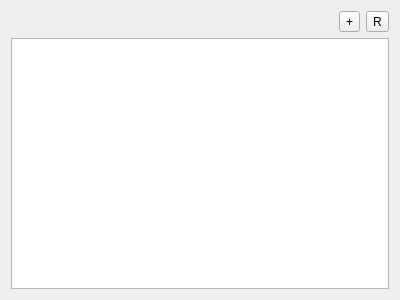
<?xml version="1.0" encoding="UTF-8"?>
<ui version="4.0">
 <class>IECDeviceManagerWidget</class>
 <widget class="QWidget" name="IECDeviceManagerWidget">
  <property name="geometry">
   <rect>
    <x>0</x>
    <y>0</y>
    <width>400</width>
    <height>300</height>
   </rect>
  </property>
  <property name="windowTitle">
   <string>Form</string>
  </property>
  <layout class="QVBoxLayout" name="verticalLayout">
   <item>
    <layout class="QHBoxLayout" name="horizontalLayout_Header">
     <item>
      <spacer name="horizontalSpacer">
       <property name="orientation">
        <enum>Qt::Orientation::Horizontal</enum>
       </property>
       <property name="sizeHint" stdset="0">
        <size>
         <width>40</width>
         <height>20</height>
        </size>
       </property>
      </spacer>
     </item>
     <item>
      <widget class="IECOperationStatusWidget" name="widget_OperationStatus" native="true"/>
     </item>
     <item>
      <widget class="QToolButton" name="toolButton_Add">
       <property name="text">
        <string>+</string>
       </property>
      </widget>
     </item>
     <item>
      <widget class="QToolButton" name="toolButton_Refresh">
       <property name="text">
        <string>R</string>
       </property>
      </widget>
     </item>
    </layout>
   </item>
   <item>
    <widget class="QListWidget" name="listWidget_Devices">
     <property name="horizontalScrollBarPolicy">
      <enum>Qt::ScrollBarPolicy::ScrollBarAlwaysOff</enum>
     </property>
    </widget>
   </item>
  </layout>
 </widget>
 <customwidgets>
  <customwidget>
   <class>IECOperationStatusWidget</class>
   <extends>QWidget</extends>
   <header>Gui/IEC/IECOperationStatusWidget.h</header>
   <container>1</container>
  </customwidget>
 </customwidgets>
 <resources/>
 <connections/>
</ui>
